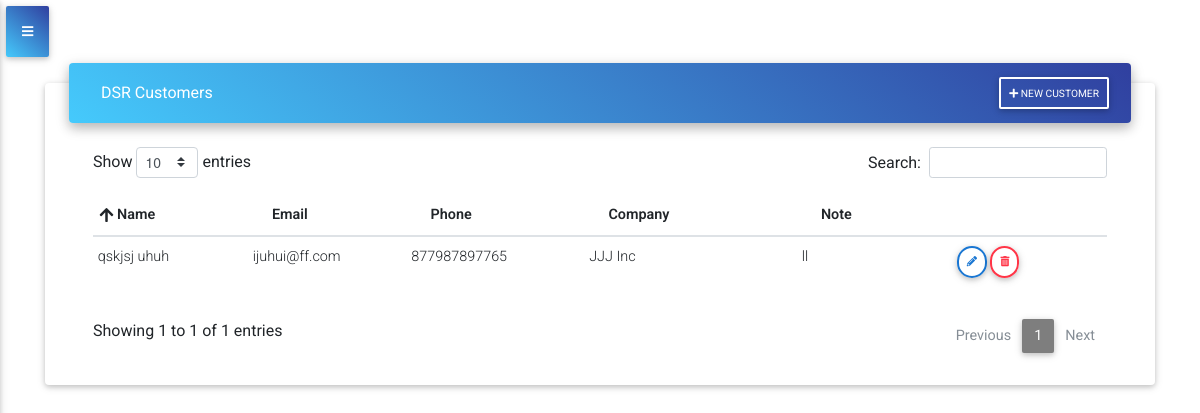
The page /customers/ (signed in) on the database its author committed.
### accounts/models.py (models this page shows, shortened)
class AccountUser(models.Model):
    user = models.OneToOneField(User, on_delete=models.CASCADE)
    account = models.ForeignKey(AccountCompany, on_delete=models.CASCADE)
    company = models.CharField(max_length=100, blank=True)
    role = models.CharField(choices=ROLES, max_length=20, null=True, default='Tech')

class AccountCompany(models.Model):
    company_name = models.CharField(max_length=100)
    def __str__(self):
        return self.company_name

### customer/models.py (models this page shows, shortened)
class Customer(models.Model):
    fname = models.CharField(max_length=50)
    lname = models.CharField(max_length=50)
    email = models.EmailField()
    phone_number = PhoneField()
    company = models.ForeignKey(Company,null=True, on_delete=models.SET_NULL)
    note = models.TextField()
    account = models.ForeignKey(AccountCompany, on_delete=models.CASCADE)

class Company(models.Model):
    name = models.CharField(max_length=100)
    address1 = models.CharField(max_length=100)
    address2 = models.CharField(max_length=100, blank=True)
    city = models.CharField(max_length=100)
    state = models.CharField(max_length=2)
    zip_code = models.PositiveIntegerField()
    account = models.ForeignKey(AccountCompany, on_delete=models.CASCADE)
    def __str__(self):
        return self.name

### customer/views.py (the view)
# urls.py: path('customers/', views.CustomerListView.as_view(),name='customers'),
class CustomerListView(LoginRequiredMixin,ListView):
    model = Customer
    context_object_name = 'customer'
    def get_context_data(self, **kwargs):
        context = super().get_context_data(**kwargs)
        context['ticket_count'] = ticket_count(self.request)
        context['tech_ticket_count'] = tech_ticket_count(self.request)
        context['todays_tickets'] = todays_tickets(self.request)
        context['tech_todays_tickets'] = tech_todays_tickets(self.request)
        context['todays_tickets_count'] = todays_tickets_count(self.request)
        context['in_progress_count'] = in_progress_count(self.request)
        context['completed_today_tickets_count'] = completed_today_tickets_count(self.request)
        context['tech_todays_tickets_count'] = tech_todays_tickets_count(self.request)
        context['tech_completed_today_tickets_count'] = tech_completed_today_tickets_count(self.request)
        context['customer'] = customer(self.request)
        return context

### service_ticket_app/utils.py (called while the page is built)
def ticket_count(request):
    count = Ticket.objects.filter(account=request.user.accountuser.account).count()
    return count

def todays_tickets_count(request):
    todays_tickets_count = Ticket.objects.filter(account=request.user.accountuser.account, schedule=datetime.date.today()).count()
    return todays_tickets_count

def todays_tickets(request):
    todays_tickets = Ticket.objects.filter(account=request.user.accountuser.account, schedule=datetime.date.today())
    return todays_tickets

def in_progress_count(request):
    in_progress_count = Ticket.objects.filter(account=request.user.accountuser.account, schedule=datetime.date.today(),start_job=True,completed=False).count()
    return in_progress_count

def completed_today_tickets_count(request):
    completed_today_tickets_count = Ticket.objects.filter(account=request.user.accountuser.account, schedule=datetime.date.today(), start_job=True, completed=True).count()
    return completed_today_tickets_count

def tech_ticket_count(request):
    count = Ticket.objects.filter(account=request.user.accountuser.account, assigned=request.user.accountuser).count()
    return count

def tech_todays_tickets_count(request):
    tech_todays_tickets_count = Ticket.objects.filter(account=request.user.accountuser.account, schedule=datetime.date.today(), assigned=request.user.accountuser).count()
    return tech_todays_tickets_count

def tech_todays_tickets(request):
    tech_todays_tickets = Ticket.objects.filter(account=request.user.accountuser.account, assigned=request.user.accountuser, schedule=datetime.date.today())
    return tech_todays_tickets

def tech_completed_today_tickets_count(request):
    tech_completed_today_tickets_count = Ticket.objects.filter(account=request.user.accountuser.account, schedule=datetime.date.today(), start_job=True, completed=True, assigned=request.user.accountuser).count()
    return tech_completed_today_tickets_count

def customer(request):
    customer = Customer.objects.filter(account=request.user.accountuser.account)
    return customer

### customer/templates/customer/customer_list.html (shortened to what this page needs)
{% extends 'base.html' %}
{% block content %}
<div class="card card-cascade narrower">
    <div class="view view-cascade gradient-card-header blue-gradient narrower py-2 mx-4 mb-3 d-flex justify-content-between align-items-center">
        <div>
            <div class="white-text mx-3">{{request.user.accountuser.account}} Customers</div>
        </div>
        <div class='justify-content-start'>
            <a href="{% url 'customer_app:add_customer' %}" type="button" class="btn btn-outline-white btn-sm px-2">
                <i class="fas fa-plus mt-0"></i> New Customer
            </a>
        </div>
    </div>
    <div class="px-5">
        <div class="table-wrapper">
            <table id="ticket_list" class="table table-hover table-sm table-responsive-sm" width="100%">
                <thead>
                    <tr>
                        <th class="th-sm">Name
                        </th>
                        <th class="th-sm">Email
                        </th>
                        <th class="th-sm">Phone
                        </th>
                        <th class="th-sm">Company
                        </th>
                        <th class="th-sm">Note
                        </th>
                        <th class="th-sm">
                        </th>
                    </tr>
                </thead>
                <tbody>
                    {% for c in customer %}
                        <tr>
                            <td>{{ c.fname }} {{ c.lname }}</td>
                            <td> {{ c.email }} </td>
                            <td> {{ c.phone_number }}</td>
                            <td> {{ c.company }}</td>
                            <td> {{ c.note }}</td>
                            <td>
                                <a href="{% url 'customer_app:edit_customer' pk=c.pk %}" type="button" class="btn btn-outline-blue btn-rounded btn-sm px-2">
                                    <i class="fas fa-pencil-alt lt mt-0"></i>
                                </a>
                                <a href="{% url 'customer_app:delete_customer' pk=c.pk %}" type="button" class="btn btn-outline-danger btn-rounded btn-sm px-2">
                                    <i class="fas fa-trash-alt lt mt-0"></i>
                                </a>
                            </td>
                        </tr>
                    {% endfor %}
                </tbody>
            </table>
        </div>
    </div>
</div>
{% endblock %}

### templates/base.html (style rules this page uses)
table.dataTable thead .sorting:after, table.dataTable thead .sorting:before, table.dataTable thead .sorting_asc:after, table.dataTable thead .sorting_asc:before, table.dataTable thead .sorting_asc_disabled:after, table.dataTable thead .sorting_asc_disabled:before, table.dataTable thead .sorting_desc:after, table.dataTable thead .sorting_desc:before, table.dataTable thead .sorting_desc_disabled:after, table.dataTable thead .sorting_desc_disabled:before { bottom: .5em; }

### rows shown on the page
Customer: fname "qskjsj", lname "uhuh", email "ijuhui@ff.com", phone_number "877987897765", company "JJJ Inc", note "ll"

### other values the page prints
{{ request.user.accountuser.account }} "DSR"
